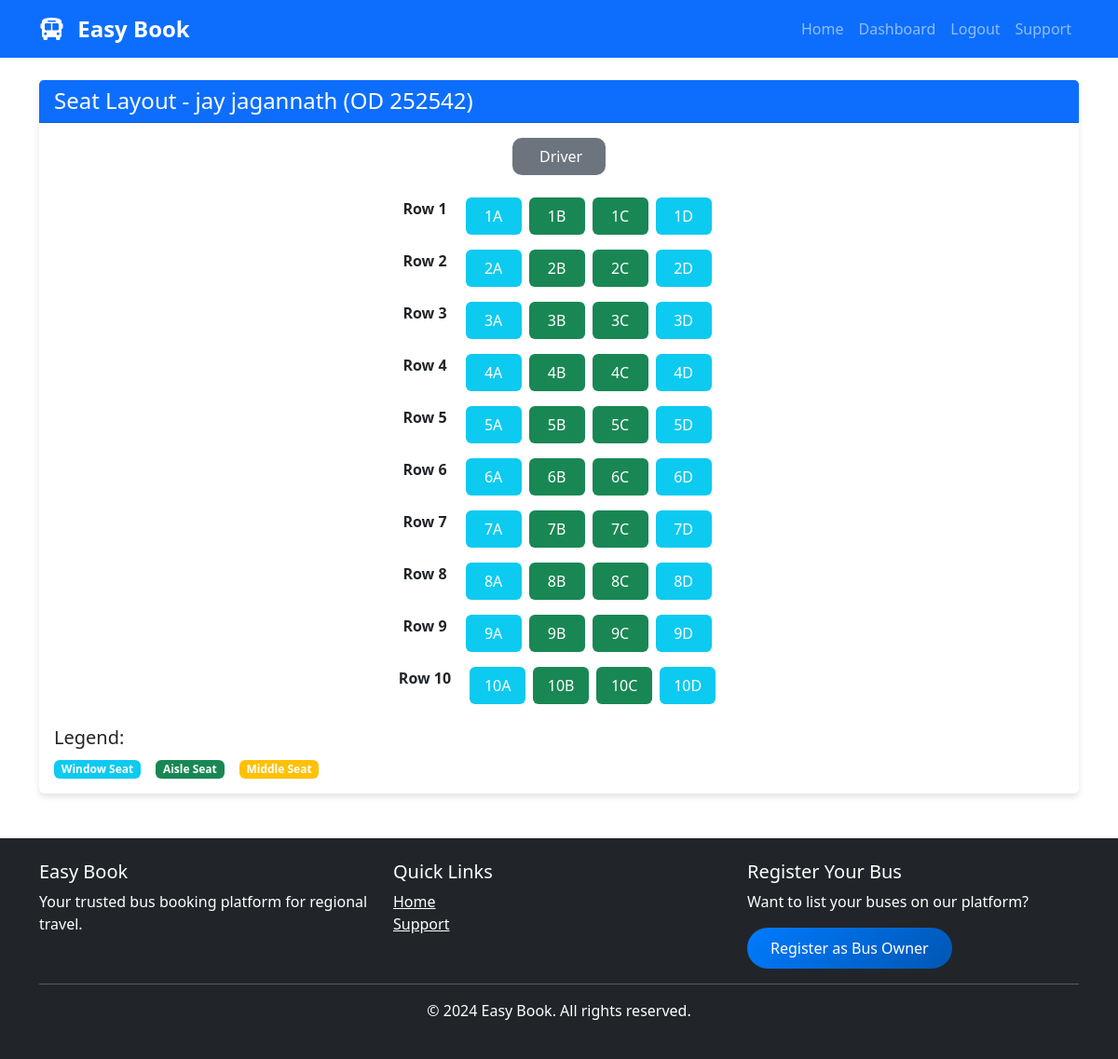
The app's page /bus-owner/seat-layout/3/ (signed in) with its own data.
### easybook/apps/bus_owners/models.py (models this page shows, shortened)
class Bus(models.Model):
    BUS_TYPES = (
        ('ac', 'AC'),
        ('non_ac', 'Non AC'),
        ('sleeper', 'Sleeper'),
        ('seater', 'Seater'),
        ('ac_sleeper', 'AC Sleeper'),
        ('luxury', 'Luxury'),
    )
    BUS_LAYOUTS = (
        ('2x2', '2 x 2 (4 seats per row)'),
        ('2x1', '2 x 1 (3 seats per row)'),
        ('1x2', '1 x 2 (3 seats per row)'),
        ('sleeper_2x1', 'Sleeper 2 x 1'),
        ('sleeper_1x1', 'Sleeper 1 x 1'),
    )
    owner = models.ForeignKey(User, on_delete=models.CASCADE, limit_choices_to={'user_type': 'bus_owner'}, related_name='buses')
    bus_name = models.CharField(max_length=100)
    bus_type = models.CharField(max_length=20, choices=BUS_TYPES)
    bus_number = models.CharField(max_length=20, unique=True)
    total_seats = models.IntegerField()
    seat_layout = models.CharField(max_length=20, choices=BUS_LAYOUTS, default='2x2')
    amenities = models.TextField(help_text="AC, WiFi, Charging point, etc.", blank=True)
    bus_image = models.ImageField(upload_to='bus_images/', null=True, blank=True)
    is_active = models.BooleanField(default=True)
    created_at = models.DateTimeField(auto_now_add=True)
    updated_at = models.DateTimeField(auto_now=True)

class Seat(models.Model):
    SEAT_TYPES = (
        ('window', 'Window'),
        ('aisle', 'Aisle'),
        ('middle', 'Middle'),
        ('sleeper_lower', 'Sleeper Lower'),
        ('sleeper_upper', 'Sleeper Upper'),
    )
    bus = models.ForeignKey(Bus, on_delete=models.CASCADE, related_name='seats')
    seat_number = models.CharField(max_length=10)
    seat_type = models.CharField(max_length=20, choices=SEAT_TYPES, default='window')
    seat_row = models.IntegerField()
    seat_column = models.IntegerField()
    is_active = models.BooleanField(default=True)
    class Meta:
        unique_together = ['bus', 'seat_number']
        ordering = ['seat_row', 'seat_column']

### easybook/apps/bus_owners/views.py (the view)
# urls.py: path('seat-layout/<int:bus_id>/', views.bus_seat_layout, name='bus_seat_layout'),
@login_required
def bus_seat_layout(request, bus_id):
    if request.user.user_type != 'bus_owner':
        messages.error(request, 'Access denied. Bus owner only.')
        return redirect('home')
    bus = get_object_or_404(Bus, id=bus_id, owner=request.user)
    seats = Seat.objects.filter(bus=bus).order_by('seat_row', 'seat_column')
    seat_rows = {}
    for seat in seats:
        if seat.seat_row not in seat_rows:
            seat_rows[seat.seat_row] = []
        seat_rows[seat.seat_row].append(seat)
    return render(request, 'bus_owner/seat_layout.html', {
        'bus': bus,
        'seat_rows': dict(sorted(seat_rows.items()))
    })

### templates/bus_owner/seat_layout.html (shortened to what this page needs)
{% extends 'base.html' %}
{% block content %}
<div class="container mt-4">
    <div class="row">
        <div class="col-12">
            <div class="card">
                <div class="card-header bg-primary text-white">
                    <h4 class="mb-0">Seat Layout - {{ bus.bus_name }} ({{ bus.bus_number }})</h4>
                </div>
                <div class="card-body">
                    <div class="bus-layout">
                        <div class="text-center mb-4">
                            <div class="driver-seat bg-secondary text-white p-2 d-inline-block">
                                 Driver
                            </div>
                        </div>
                        {% for row_num, seats in seat_rows.items %}
                        <div class="seat-row d-flex justify-content-center mb-3">
                            <span class="row-label me-3 fw-bold">Row {{ row_num }}</span>
                            {% for seat in seats %}
                            <div class="seat mx-1 p-2 text-center
                                {% if seat.seat_type == 'window' %}bg-info
                                {% elif seat.seat_type == 'aisle' %}bg-success
                                {% else %}bg-warning{% endif %}
                                text-white rounded" style="width: 60px;">
                                {{ seat.seat_number }}
                            </div>
                            {% endfor %}
                        </div>
                        {% endfor %}
                    </div>
                    <div class="seat-legend mt-4">
                        <h5>Legend:</h5>
                        <div class="d-flex gap-3">
                            <div><span class="badge bg-info">Window Seat</span></div>
                            <div><span class="badge bg-success">Aisle Seat</span></div>
                            <div><span class="badge bg-warning">Middle Seat</span></div>
                        </div>
                    </div>
                </div>
            </div>
        </div>
    </div>
</div>
{% endblock %}

### static/css/style.css (style rules this page uses)
:root { --primary-color: #007bff; --secondary-color: #6c757d; }
body { font-family: 'Segoe UI', Tahoma, Geneva, Verdana, sans-serif; min-height: 100vh; display: flex; flex-direction: column; }
.card { border: none; box-shadow: 0 4px 6px rgba(0,0,0,.1); transition: transform 0.3s ease; }

### templates/bus_owner/seat_layout.html (style rules this page uses)
.seat { cursor: pointer; transition: transform 0.2s; }
.driver-seat { width: 100px; border-radius: 10px; }

### records on screen
Bus: bus_name "jay jagannath", bus_number "OD 252542"
Seat: row_num "1", seat_number "1A"
Seat: seat_number "1B"
Seat: seat_number "1C"
Seat: seat_number "1D"
Seat: seat_row "2", seat_number "2A"
Seat: seat_number "2B"
Seat: seat_number "2C"
Seat: seat_number "2D"
Seat: row_num "3", seat_number "3A"
Seat: seat_number "3B"
Seat: seat_number "3C"
Seat: seat_number "3D"
Seat: seat_row "4", seat_number "4A"
Seat: seat_number "4B"
Seat: seat_number "4C"
Seat: seat_number "4D"
Seat: seat_row "5", seat_number "5A"
Seat: seat_number "5B"
Seat: seat_number "5C"
Seat: seat_number "5D"
Seat: seat_row "6", seat_number "6A"
Seat: seat_number "6B"
Seat: seat_number "6C"
Seat: seat_number "6D"
Seat: seat_row "7", seat_number "7A"
Seat: seat_number "7B"
Seat: seat_number "7C"
Seat: seat_number "7D"
Seat: seat_row "8", seat_number "8A"
Seat: seat_number "8B"
Seat: seat_number "8C"
Seat: seat_number "8D"
Seat: seat_row "9", seat_number "9A"
Seat: seat_number "9B"
Seat: seat_number "9C"
Seat: seat_number "9D"
Seat: seat_row "10", seat_number "10A"
Seat: seat_number "10B"
Seat: seat_number "10C"
Seat: seat_number "10D"
